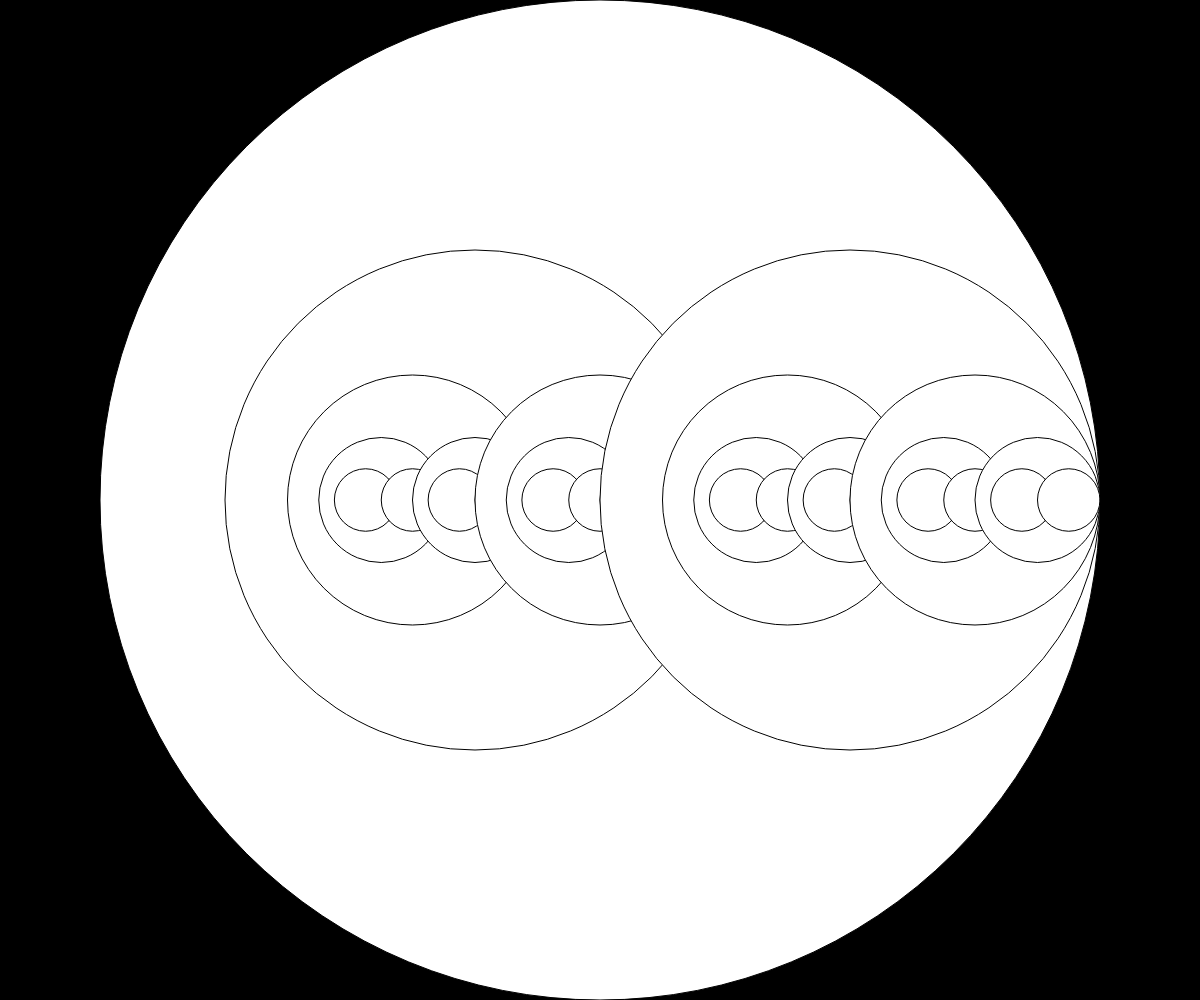
Frame 1 (no input)
Frame 60 (no input): identical to frame 1, image omitted
Frame 120 (the mouse pressed at the canvas centre since frame 60): identical to frame 1, image omitted

The p5.js sketch that drew this single still picture (run headless with seeded random() and noise() and a simulated clock; from frame 60 on, the mouse is pressed at the canvas centre):

// p5.js sketch
// ── sketch.js
// Project Name
// Monica Trinh
// Date



function setup() {
  createCanvas(windowWidth, windowHeight);
}

function draw() {
  background(0);
  recursiveCircle(width / 2, height);
}

function recursiveCircle(x, diameter) {

  circle(x, height / 2, diameter);

  if (diameter > 100) {
    // fill(random(255), random(255), random(255));
    recursiveCircle(x - 0.25 * diameter / 2, diameter / 2);
    recursiveCircle(x + 0.25 * diameter, diameter / 2);
  }

}
